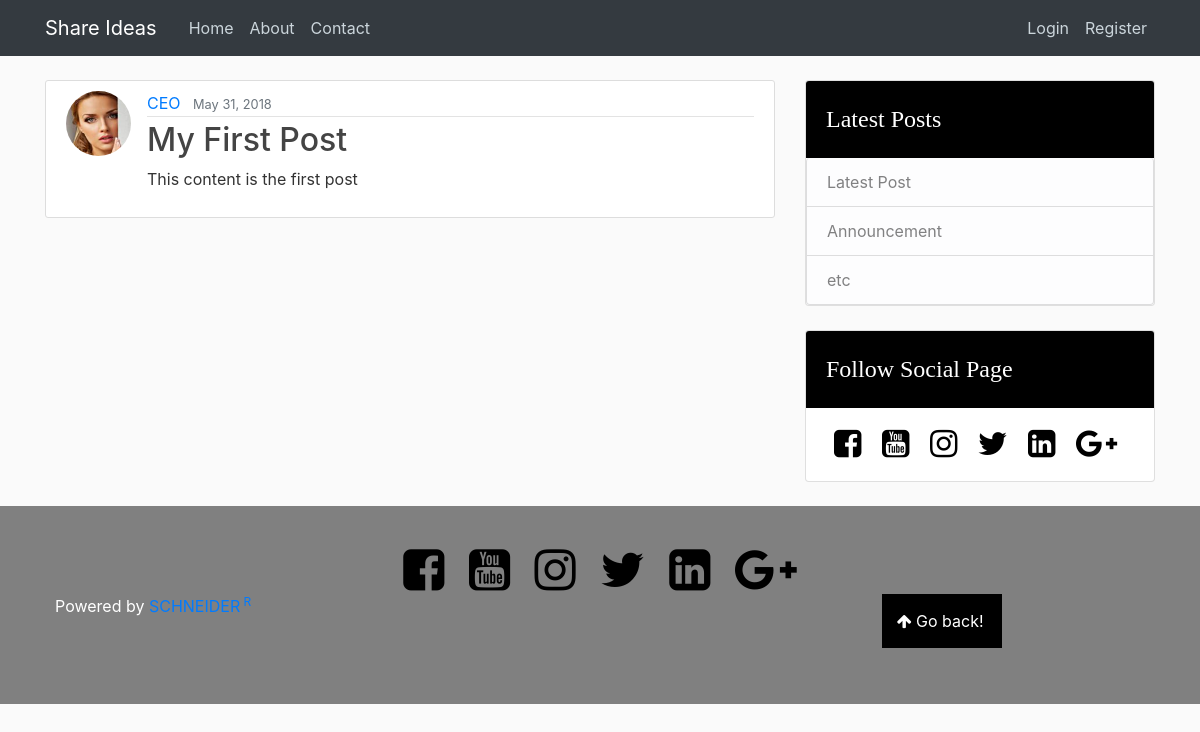
/post/1, run on the app's committed database.
### shareideas/models.py (models this page shows, shortened)
class User(db.Model, UserMixin):
    id = db.Column(db.Integer, primary_key=True)
    name = db.Column(db.String(120), unique=True, nullable=False)
    age = db.Column(db.String(3), unique=True, nullable=False)
    email = db.Column(db.String(120), unique=True, nullable=False)
    username = db.Column(db.String(20), unique=True, nullable=False)
    image_file = db.Column(db.String(20), nullable=False, default='default.jpg')
    password = db.Column(db.String(60), nullable=False)
    posts = db.relationship('Post', backref='author', lazy=True)

class Post(db.Model):
    id = db.Column(db.Integer, primary_key=True)
    title = db.Column(db.String(120), nullable=False)
    date_posted = db.Column(db.DateTime, nullable=False, default=datetime.utcnow)
    content = db.Column(db.Text, nullable=False)
    user_id = db.Column(db.Integer, db.ForeignKey('user.id'), nullable=False)

### shareideas/posts/routes.py (the view)
@posts.route('/post/<int:post_id>')
def post(post_id):
    post = Post.query.get_or_404(post_id)
    return render_template('post.html', title=post.title, post=post)

### shareideas/templates/post.html (shortened to what this page needs)
{% extends "layout.html" %}
{% block content %}
    <div class="container">
        <div class="row">
            <div class="col-md-8">
                <div class="media content-section">
                    <img class="rounded-circle article-img" src="{{ url_for('static', filename='profile/' + post.author.image_file) }}">
                    <div class="media-body">
                        <div class="article-metadata">
                            <a class="mr-2" href="{{ url_for('users.user_posts', username=post.author.username) }}">{{ post.author.username }}</a>
                            <small class="text-muted">{{ post.date_posted.strftime('%B %d, %Y') }}</small>
                        </div>
                        <h2>{{ post.title }}</h2>
                        <p class="article-content">{{ post.content }}</p>
                    </div>
                </div>
            </div>
            <div class="col-md-4">
                <div class="">
                    <div class="card latestP">
                        <div class="card-header">Latest Posts</div>
                        <ul class="list-group listGroup">
                            <li class="list-group-item list-group-item-light">Latest Post</li>
                            <li class="list-group-item list-group-item-light">Announcement</li>
                            <li class="list-group-item list-group-item-light">etc</li>
                        </ul>
                    </div>
                    <br>
                    <div class="card latestP">
                        <div class="card-header">Follow Social Page</div>
                        <div class="card-body followSocial">
                            <a href="#"><i class="fa fa-facebook-square fa-2x"></i></a>
                            <a href="#"><i class="fa fa-youtube-square fa-2x"></i></a>
                            <a href="#"><i class="fa fa-instagram fa-2x"></i></a>
                            <a href="#"><i class="fa fa-twitter fa-2x"></i></a>
                            <a href="#"><i class="fa fa-linkedin-square fa-2x"></i></a>
                            <a href="#"><i class="fa fa-google-plus fa-2x"></i></a>
                        </div>
                    </div>
                </div>
            </div>
        </div>
    </div>
{% endblock content %}

### shareideas/static/css/custom/blog.css (style rules this page uses)
body { background: #fafafa; color: #333333; }
h1, h2, h3, h4, h5, h6 { color: #444444; }
.content-section { background: #ffffff; padding: 10px 20px; border: 1px solid #dddddd; border-radius: 3px; margin-bottom: 20px }
.article-content { white-space: pre-line; }
.article-img { height: 65px; width: 65px; margin-right: 16px; }
.article-metadata { padding-bottom: 1px; margin-bottom: 4px; border-bottom: 1px solid #e3e3e3 }
.latestP .card-header { background: #000; padding: 20px; color: #fff; font-size: 1.5em; font-family: Oswald }
.followSocial a { color: #000; padding: 20px 8px }

### data on the page
User: image_file (picture), author.username "CEO"
Post: date_posted "May 31, 2018", title "My First Post", content "This content is the first post"
